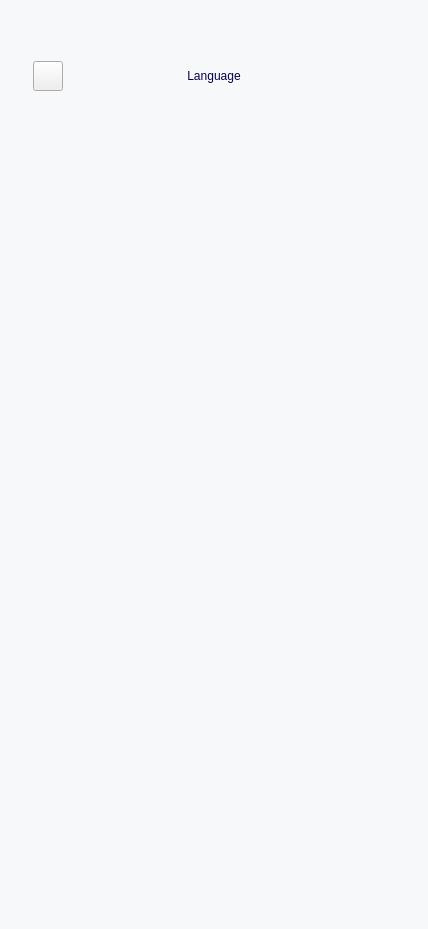
<?xml version="1.0" encoding="UTF-8"?>
<ui version="4.0">
 <class>Language</class>
 <widget class="QWidget" name="Language">
  <property name="geometry">
   <rect>
    <x>0</x>
    <y>0</y>
    <width>428</width>
    <height>929</height>
   </rect>
  </property>
  <property name="windowTitle">
   <string>Form</string>
  </property>
  <layout class="QVBoxLayout" name="verticalLayout">
   <property name="spacing">
    <number>0</number>
   </property>
   <property name="leftMargin">
    <number>0</number>
   </property>
   <property name="topMargin">
    <number>0</number>
   </property>
   <property name="rightMargin">
    <number>0</number>
   </property>
   <property name="bottomMargin">
    <number>0</number>
   </property>
   <item>
    <widget class="QWidget" name="Background" native="true">
     <property name="styleSheet">
      <string notr="true">#Background
{
background-color: #F7F8FA;
}</string>
     </property>
     <widget class="KelGuiPushButton" name="btnClose">
      <property name="geometry">
       <rect>
        <x>33</x>
        <y>61</y>
        <width>30</width>
        <height>30</height>
       </rect>
      </property>
      <property name="style">
       <enum>KelGuiPushButton::Custom</enum>
      </property>
      <property name="custom">
       <url>
        <string>qrc:/gui/ui/asset/ic_close.png</string>
       </url>
      </property>
      <property name="customHover">
       <url>
        <string>qrc:/gui/ui/asset/ic_close.png</string>
       </url>
      </property>
      <property name="customPushed">
       <url>
        <string>qrc:/gui/ui/asset/ic_close.png</string>
       </url>
      </property>
     </widget>
     <widget class="QLabel" name="label">
      <property name="geometry">
       <rect>
        <x>73</x>
        <y>62</y>
        <width>282</width>
        <height>28</height>
       </rect>
      </property>
      <property name="styleSheet">
       <string notr="true">color: #04004E;
font: 24px/29px;
font-weight: normal;
font-style: normal;
font-size: bold;
font-family: 'Lato';
background-color: rgba(0, 0, 0, 0);</string>
      </property>
      <property name="text">
       <string>Language</string>
      </property>
      <property name="alignment">
       <set>Qt::AlignCenter</set>
      </property>
     </widget>
     <widget class="LanguageModel" name="scrollArea">
      <property name="geometry">
       <rect>
        <x>0</x>
        <y>130</y>
        <width>428</width>
        <height>511</height>
       </rect>
      </property>
      <property name="styleSheet">
       <string notr="true">background: rgba(0,0,0,0);</string>
      </property>
      <property name="widgetResizable">
       <bool>true</bool>
      </property>
      <widget class="QWidget" name="scrollAreaWidgetContents">
       <property name="geometry">
        <rect>
         <x>0</x>
         <y>0</y>
         <width>426</width>
         <height>509</height>
        </rect>
       </property>
      </widget>
     </widget>
    </widget>
   </item>
  </layout>
 </widget>
 <customwidgets>
  <customwidget>
   <class>KelGuiPushButton</class>
   <extends>QPushButton</extends>
   <header>kelguipushbutton.h</header>
  </customwidget>
  <customwidget>
   <class>LanguageModel</class>
   <extends>QScrollArea</extends>
   <header location="global">ui/model/languagemodel.h</header>
   <container>1</container>
  </customwidget>
 </customwidgets>
 <resources/>
 <connections/>
</ui>
